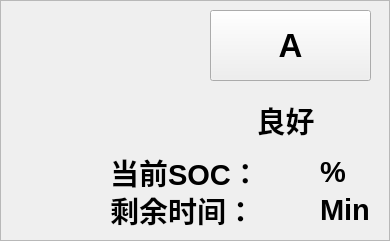
   <widget class="QFrame" name="frame_13">
    <property name="geometry">
     <rect>
      <x>10</x>
      <y>160</y>
      <width>390</width>
      <height>241</height>
     </rect>
    </property>
    <property name="styleSheet">
     <string notr="true">background-image: url(:/background/qrc/background/frame_white.png);</string>
    </property>
    <property name="frameShape">
     <enum>QFrame::StyledPanel</enum>
    </property>
    <property name="frameShadow">
     <enum>QFrame::Raised</enum>
    </property>
    <widget class="QFrame" name="frame_14">
     <property name="geometry">
      <rect>
       <x>100</x>
       <y>180</y>
       <width>281</width>
       <height>60</height>
      </rect>
     </property>
     <property name="font">
      <font>
       <pointsize>8</pointsize>
      </font>
     </property>
     <property name="styleSheet">
      <string notr="true">background-image: url(:/background/qrc/background/mainlab_phonenum.png);</string>
     </property>
     <property name="frameShape">
      <enum>QFrame::NoFrame</enum>
     </property>
     <property name="frameShadow">
      <enum>QFrame::Raised</enum>
     </property>
     <widget class="QLabel" name="label_9">
      <property name="geometry">
       <rect>
        <x>10</x>
        <y>10</y>
        <width>141</width>
        <height>40</height>
       </rect>
      </property>
      <property name="font">
       <font>
        <pointsize>22</pointsize>
        <weight>75</weight>
        <bold>true</bold>
       </font>
      </property>
      <property name="styleSheet">
       <string notr="true">background-image: url(:/background/qrc/background/frame_white.png);</string>
      </property>
      <property name="text">
       <string>剩余时间：</string>
      </property>
     </widget>
     <widget class="QLabel" name="label_16">
      <property name="geometry">
       <rect>
        <x>220</x>
        <y>10</y>
        <width>51</width>
        <height>40</height>
       </rect>
      </property>
      <property name="font">
       <font>
        <pointsize>22</pointsize>
        <weight>75</weight>
        <bold>true</bold>
       </font>
      </property>
      <property name="styleSheet">
       <string notr="true">background-image: url(:/background/qrc/background/frame_white.png);</string>
      </property>
      <property name="text">
       <string>Min</string>
      </property>
      <property name="alignment">
       <set>Qt::AlignLeading|Qt::AlignLeft|Qt::AlignVCenter</set>
      </property>
     </widget>
     <widget class="QLabel" name="left_time_min_5">
      <property name="geometry">
       <rect>
        <x>150</x>
        <y>10</y>
        <width>61</width>
        <height>40</height>
       </rect>
      </property>
      <property name="font">
       <font>
        <pointsize>22</pointsize>
        <weight>75</weight>
        <bold>true</bold>
       </font>
      </property>
      <property name="styleSheet">
       <string notr="true">background-image: url(:/background/qrc/background/frame_white.png);</string>
      </property>
      <property name="text">
       <string/>
      </property>
      <property name="alignment">
       <set>Qt::AlignLeading|Qt::AlignLeft|Qt::AlignVCenter</set>
      </property>
     </widget>
    </widget>
    <widget class="QFrame" name="frame_19">
     <property name="geometry">
      <rect>
       <x>100</x>
       <y>142</y>
       <width>281</width>
       <height>61</height>
      </rect>
     </property>
     <property name="font">
      <font>
       <pointsize>8</pointsize>
      </font>
     </property>
     <property name="styleSheet">
      <string notr="true">background-image: url(:/background/qrc/background/mainlab_phonenum.png);</string>
     </property>
     <property name="frameShape">
      <enum>QFrame::NoFrame</enum>
     </property>
     <property name="frameShadow">
      <enum>QFrame::Raised</enum>
     </property>
     <widget class="QLabel" name="label_17">
      <property name="geometry">
       <rect>
        <x>220</x>
        <y>10</y>
        <width>51</width>
        <height>40</height>
       </rect>
      </property>
      <property name="font">
       <font>
        <pointsize>22</pointsize>
        <weight>75</weight>
        <bold>true</bold>
       </font>
      </property>
      <property name="styleSheet">
       <string notr="true">background-image: url(:/background/qrc/background/frame_white.png);</string>
      </property>
      <property name="text">
       <string>%</string>
      </property>
      <property name="alignment">
       <set>Qt::AlignLeading|Qt::AlignLeft|Qt::AlignVCenter</set>
      </property>
     </widget>
     <widget class="QLabel" name="label_10">
      <property name="geometry">
       <rect>
        <x>10</x>
        <y>10</y>
        <width>141</width>
        <height>40</height>
       </rect>
      </property>
      <property name="font">
       <font>
        <pointsize>22</pointsize>
        <weight>75</weight>
        <bold>true</bold>
       </font>
      </property>
      <property name="styleSheet">
       <string notr="true">background-image: url(:/background/qrc/background/frame_white.png);</string>
      </property>
      <property name="text">
       <string>当前SOC：</string>
      </property>
     </widget>
     <widget class="QLabel" name="cur_soc_5">
      <property name="geometry">
       <rect>
        <x>150</x>
        <y>10</y>
        <width>61</width>
        <height>40</height>
       </rect>
      </property>
      <property name="font">
       <font>
        <pointsize>22</pointsize>
        <weight>75</weight>
        <bold>true</bold>
       </font>
      </property>
      <property name="styleSheet">
       <string notr="true">background-image: url(:/background/qrc/background/frame_white.png);</string>
      </property>
      <property name="text">
       <string/>
      </property>
      <property name="alignment">
       <set>Qt::AlignLeading|Qt::AlignLeft|Qt::AlignVCenter</set>
      </property>
     </widget>
    </widget>
    <widget class="QLabel" name="label_state_3">
     <property name="geometry">
      <rect>
       <x>220</x>
       <y>100</y>
       <width>131</width>
       <height>40</height>
      </rect>
     </property>
     <property name="font">
      <font>
       <pointsize>22</pointsize>
       <weight>75</weight>
       <bold>true</bold>
      </font>
     </property>
     <property name="styleSheet">
      <string notr="true">background-image: url(:/background/qrc/background/frame_white.png);</string>
     </property>
     <property name="text">
      <string>良好</string>
     </property>
     <property name="alignment">
      <set>Qt::AlignCenter</set>
     </property>
    </widget>
    <widget class="QPushButton" name="pbtn_5">
     <property name="geometry">
      <rect>
       <x>210</x>
       <y>10</y>
       <width>161</width>
       <height>71</height>
      </rect>
     </property>
     <property name="font">
      <font>
       <pointsize>25</pointsize>
       <weight>75</weight>
       <bold>true</bold>
      </font>
     </property>
     <property name="focusPolicy">
      <enum>Qt::NoFocus</enum>
     </property>
     <property name="styleSheet">
      <string notr="true">border-image: url(:/btn/qrc/PICS/main_2.png);</string>
     </property>
     <property name="text">
      <string>A</string>
     </property>
    </widget>
    <widget class="QLabel" name="label_piccode_3">
     <property name="geometry">
      <rect>
       <x>20</x>
       <y>0</y>
       <width>141</width>
       <height>141</height>
      </rect>
     </property>
     <property name="palette">
      <palette>
       <active>
        <colorrole role="WindowText">
         <brush brushstyle="SolidPattern">
          <color alpha="255">
           <red>255</red>
           <green>255</green>
           <blue>255</blue>
          </color>
         </brush>
        </colorrole>
        <colorrole role="Button">
         <brush brushstyle="SolidPattern">
          <color alpha="255">
           <red>14</red>
           <green>14</green>
           <blue>242</blue>
          </color>
         </brush>
        </colorrole>
        <colorrole role="Light">
         <brush brushstyle="SolidPattern">
          <color alpha="255">
           <red>123</red>
           <green>123</green>
           <blue>255</blue>
          </color>
         </brush>
        </colorrole>
        <colorrole role="Midlight">
         <brush brushstyle="SolidPattern">
          <color alpha="255">
           <red>68</red>
           <green>68</green>
           <blue>248</blue>
          </color>
         </brush>
        </colorrole>
        <colorrole role="Dark">
         <brush brushstyle="SolidPattern">
          <color alpha="255">
           <red>7</red>
           <green>7</green>
           <blue>121</blue>
          </color>
         </brush>
        </colorrole>
        <colorrole role="Mid">
         <brush brushstyle="SolidPattern">
          <color alpha="255">
           <red>9</red>
           <green>9</green>
           <blue>161</blue>
          </color>
         </brush>
        </colorrole>
        <colorrole role="Text">
         <brush brushstyle="SolidPattern">
          <color alpha="255">
           <red>0</red>
           <green>0</green>
           <blue>0</blue>
          </color>
         </brush>
        </colorrole>
        <colorrole role="BrightText">
         <brush brushstyle="SolidPattern">
          <color alpha="255">
           <red>255</red>
           <green>255</green>
           <blue>255</blue>
          </color>
         </brush>
        </colorrole>
        <colorrole role="ButtonText">
         <brush brushstyle="SolidPattern">
          <color alpha="255">
           <red>0</red>
           <green>0</green>
           <blue>0</blue>
          </color>
         </brush>
        </colorrole>
        <colorrole role="Base">
         <brush brushstyle="SolidPattern">
          <color alpha="255">
           <red>255</red>
           <green>255</green>
           <blue>255</blue>
          </color>
         </brush>
        </colorrole>
        <colorrole role="Window">
         <brush brushstyle="SolidPattern">
          <color alpha="255">
           <red>14</red>
           <green>14</green>
           <blue>242</blue>
          </color>
         </brush>
        </colorrole>
        <colorrole role="Shadow">
         <brush brushstyle="SolidPattern">
          <color alpha="255">
           <red>0</red>
           <green>0</green>
           <blue>0</blue>
          </color>
         </brush>
        </colorrole>
        <colorrole role="AlternateBase">
         <brush brushstyle="SolidPattern">
          <color alpha="255">
           <red>134</red>
           <green>134</green>
           <blue>248</blue>
          </color>
         </brush>
        </colorrole>
        <colorrole role="ToolTipBase">
         <brush brushstyle="SolidPattern">
          <color alpha="255">
           <red>255</red>
           <green>255</green>
           <blue>220</blue>
          </color>
         </brush>
        </colorrole>
        <colorrole role="ToolTipText">
         <brush brushstyle="SolidPattern">
          <color alpha="255">
           <red>0</red>
           <green>0</green>
           <blue>0</blue>
          </color>
         </brush>
        </colorrole>
       </active>
       <inactive>
        <colorrole role="WindowText">
         <brush brushstyle="SolidPattern">
          <color alpha="255">
           <red>255</red>
           <green>255</green>
           <blue>255</blue>
          </color>
         </brush>
        </colorrole>
        <colorrole role="Button">
         <brush brushstyle="SolidPattern">
          <color alpha="255">
           <red>14</red>
           <green>14</green>
           <blue>242</blue>
          </color>
         </brush>
        </colorrole>
        <colorrole role="Light">
         <brush brushstyle="SolidPattern">
          <color alpha="255">
           <red>123</red>
           <green>123</green>
           <blue>255</blue>
          </color>
         </brush>
        </colorrole>
        <colorrole role="Midlight">
         <brush brushstyle="SolidPattern">
          <color alpha="255">
           <red>68</red>
           <green>68</green>
           <blue>248</blue>
          </color>
         </brush>
        </colorrole>
        <colorrole role="Dark">
         <brush brushstyle="SolidPattern">
          <color alpha="255">
           <red>7</red>
           <green>7</green>
           <blue>121</blue>
          </color>
         </brush>
        </colorrole>
        <colorrole role="Mid">
         <brush brushstyle="SolidPattern">
          <color alpha="255">
           <red>9</red>
           <green>9</green>
           <blue>161</blue>
          </color>
         </brush>
        </colorrole>
        <colorrole role="Text">
         <brush brushstyle="SolidPattern">
          <color alpha="255">
           <red>0</red>
           <green>0</green>
           <blue>0</blue>
          </color>
         </brush>
        </colorrole>
        <colorrole role="BrightText">
         <brush brushstyle="SolidPattern">
          <color alpha="255">
           <red>255</red>
           <green>255</green>
           <blue>255</blue>
          </color>
         </brush>
        </colorrole>
        <colorrole role="ButtonText">
         <brush brushstyle="SolidPattern">
          <color alpha="255">
           <red>0</red>
           <green>0</green>
           <blue>0</blue>
          </color>
         </brush>
        </colorrole>
        <colorrole role="Base">
         <brush brushstyle="SolidPattern">
          <color alpha="255">
           <red>255</red>
           <green>255</green>
           <blue>255</blue>
          </color>
         </brush>
        </colorrole>
        <colorrole role="Window">
         <brush brushstyle="SolidPattern">
          <color alpha="255">
           <red>14</red>
           <green>14</green>
           <blue>242</blue>
          </color>
         </brush>
        </colorrole>
        <colorrole role="Shadow">
         <brush brushstyle="SolidPattern">
          <color alpha="255">
           <red>0</red>
           <green>0</green>
           <blue>0</blue>
          </color>
         </brush>
        </colorrole>
        <colorrole role="AlternateBase">
         <brush brushstyle="SolidPattern">
          <color alpha="255">
           <red>134</red>
           <green>134</green>
           <blue>248</blue>
          </color>
         </brush>
        </colorrole>
        <colorrole role="ToolTipBase">
         <brush brushstyle="SolidPattern">
          <color alpha="255">
           <red>255</red>
           <green>255</green>
           <blue>220</blue>
          </color>
         </brush>
        </colorrole>
        <colorrole role="ToolTipText">
         <brush brushstyle="SolidPattern">
          <color alpha="255">
           <red>0</red>
           <green>0</green>
           <blue>0</blue>
          </color>
         </brush>
        </colorrole>
       </inactive>
       <disabled>
        <colorrole role="WindowText">
         <brush brushstyle="SolidPattern">
          <color alpha="255">
           <red>7</red>
           <green>7</green>
           <blue>121</blue>
          </color>
         </brush>
        </colorrole>
        <colorrole role="Button">
         <brush brushstyle="SolidPattern">
          <color alpha="255">
           <red>14</red>
           <green>14</green>
           <blue>242</blue>
          </color>
         </brush>
        </colorrole>
        <colorrole role="Light">
         <brush brushstyle="SolidPattern">
          <color alpha="255">
           <red>123</red>
           <green>123</green>
           <blue>255</blue>
          </color>
         </brush>
        </colorrole>
        <colorrole role="Midlight">
         <brush brushstyle="SolidPattern">
          <color alpha="255">
           <red>68</red>
           <green>68</green>
           <blue>248</blue>
          </color>
         </brush>
        </colorrole>
        <colorrole role="Dark">
         <brush brushstyle="SolidPattern">
          <color alpha="255">
           <red>7</red>
           <green>7</green>
           <blue>121</blue>
          </color>
         </brush>
        </colorrole>
        <colorrole role="Mid">
         <brush brushstyle="SolidPattern">
          <color alpha="255">
           <red>9</red>
           <green>9</green>
           <blue>161</blue>
          </color>
         </brush>
        </colorrole>
        <colorrole role="Text">
         <brush brushstyle="SolidPattern">
          <color alpha="255">
           <red>7</red>
           <green>7</green>
           <blue>121</blue>
          </color>
         </brush>
        </colorrole>
        <colorrole role="BrightText">
         <brush brushstyle="SolidPattern">
          <color alpha="255">
           <red>255</red>
           <green>255</green>
           <blue>255</blue>
          </color>
         </brush>
        </colorrole>
        <colorrole role="ButtonText">
         <brush brushstyle="SolidPattern">
          <color alpha="255">
           <red>7</red>
           <green>7</green>
           <blue>121</blue>
          </color>
         </brush>
        </colorrole>
        <colorrole role="Base">
         <brush brushstyle="SolidPattern">
          <color alpha="255">
           <red>14</red>
           <green>14</green>
           <blue>242</blue>
          </color>
         </brush>
        </colorrole>
        <colorrole role="Window">
         <brush brushstyle="SolidPattern">
          <color alpha="255">
           <red>14</red>
           <green>14</green>
           <blue>242</blue>
          </color>
         </brush>
        </colorrole>
        <colorrole role="Shadow">
         <brush brushstyle="SolidPattern">
          <color alpha="255">
           <red>0</red>
           <green>0</green>
           <blue>0</blue>
          </color>
         </brush>
        </colorrole>
        <colorrole role="AlternateBase">
         <brush brushstyle="SolidPattern">
          <color alpha="255">
           <red>14</red>
           <green>14</green>
           <blue>242</blue>
          </color>
         </brush>
        </colorrole>
        <colorrole role="ToolTipBase">
         <brush brushstyle="SolidPattern">
          <color alpha="255">
           <red>255</red>
           <green>255</green>
           <blue>220</blue>
          </color>
         </brush>
        </colorrole>
        <colorrole role="ToolTipText">
         <brush brushstyle="SolidPattern">
          <color alpha="255">
           <red>0</red>
           <green>0</green>
           <blue>0</blue>
          </color>
         </brush>
        </colorrole>
       </disabled>
      </palette>
     </property>
     <property name="font">
      <font>
       <pointsize>20</pointsize>
       <weight>75</weight>
       <bold>true</bold>
      </font>
     </property>
     <property name="styleSheet">
      <string notr="true">background-image: url(:/background/qrc/background/mainlab_phonenum_.png);</string>
     </property>
     <property name="text">
      <string/>
     </property>
     <property name="textFormat">
      <enum>Qt::AutoText</enum>
     </property>
     <property name="alignment">
      <set>Qt::AlignCenter</set>
     </property>
    </widget>
   </widget>
